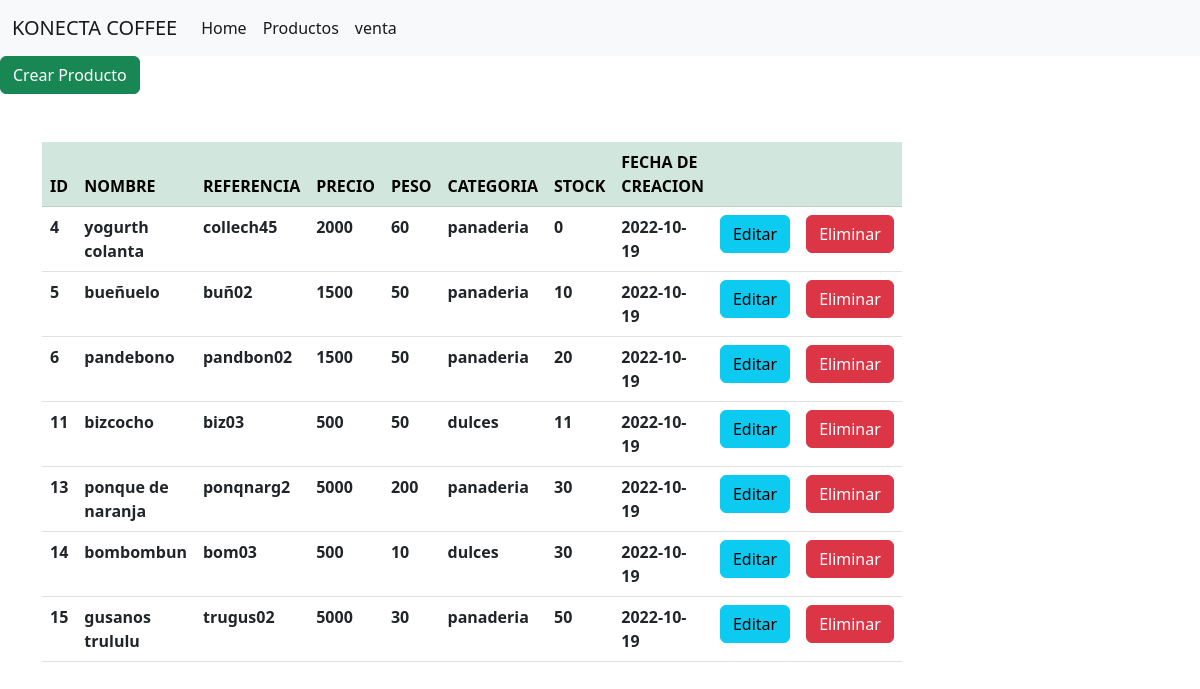
Screenshot of /cafeteria/productos.php with the database file from the repository.
### tables this page shows
CREATE TABLE `productos` (
  `IdProducto` int(11) NOT NULL,
  `nombre` varchar(50) NOT NULL,
  `referencia` varchar(50) NOT NULL,
  `precio` int(11) NOT NULL,
  `peso` int(11) NOT NULL,
  `categoria` varchar(50) NOT NULL,
  `stock` int(11) NOT NULL,
  `fecha_creacion` date NOT NULL
);

### cafeteria/productos.php (the view, shortened to what this page needs)
<?php
    $con=conectar();
    $sql="SELECT *  FROM productos";
    $query=mysqli_query($con,$sql);
?>
<!DOCTYPE html>
<html lang="en">
<head>
    <link rel="stylesheet" href="css\bootstrap.min.css">
</head>
<body  >
<nav class="navbar navbar-expand-lg bg-light">
  <div class="container-fluid">
    <a class="navbar-brand" href="#">KONECTA COFFEE</a>
    <div class="collapse navbar-collapse" id="navbarSupportedContent">
      <ul class="navbar-nav me-auto mb-2 mb-lg-0">
        <li class="nav-item">
          <a class="nav-link active" aria-current="page" href="index.php">Home</a>
        </li>
        <li class="nav-item">
          <a class="nav-link active" aria-current="page" href="productos.php">Productos</a>
        </li>
        <li class="nav-item">
          <a class="nav-link active" aria-current="page" href="venta.php">venta </a>
        </li>
      </ul>
    </div>
  </div>
</nav>
<a href="crear.php" class="btn btn-success">Crear Producto</a>
<div class="container mt-5">
                    <div class="row">
                        <div class="col-md-8">
                            <table class="table" >
                                <thead class="table-success table-striped" >
                                    <tr>
                                        <th>ID</th>
                                        <th>NOMBRE</th>
                                        <th>REFERENCIA</th>
                                        <th>PRECIO</th>
                                        <th>PESO</th>
                                        <th>CATEGORIA</th>
                                        <th>STOCK</th>
                                        <th>FECHA DE CREACION</th>
                                        <th></th>
                                        <th></th>
                                    </tr>
                                </thead>
                                <tbody>
                                        <?php
                                            while($row=mysqli_fetch_array($query)){
                                        ?>
                                            <tr>
                                                <th><?php  echo $row['IdProducto']?></th>
                                                <th><?php  echo $row['nombre']?></th>
                                                <th><?php  echo $row['referencia']?></th>
                                                <th><?php  echo $row['precio']?></th>
                                                <th><?php  echo $row['peso']?></th>
                                                <th><?php  echo $row['categoria']?></th>
                                                <th><?php  echo $row['stock']?></th>
                                                <th><?php  echo $row['fecha_creacion']?></th>
                                                <th><a href="editar.php?id=<?php echo $row['IdProducto'] ?>" class="btn btn-info">Editar</a>  </th>
                                                <th><a href="eliminar.php?id=<?php echo $row['IdProducto'] ?>" class="btn btn-danger">Eliminar</a></th>
                                            </tr>
                                        <?php
                                            }
                                        ?>
                                </tbody>
                            </table>
                        </div>
                    </div>
            </div>
</body>
</html>

### rows the page displays
productos: IdProducto "4", nombre "yogurth colanta", referencia "collech45", precio "2000", peso "60", categoria "panaderia", stock "0", fecha_creacion "2022-10-19"
productos: IdProducto "5", nombre "bueñuelo", referencia "buñ02", precio "1500", peso "50", categoria "panaderia", stock "10", fecha_creacion "2022-10-19"
productos: IdProducto "6", nombre "pandebono", referencia "pandbon02", precio "1500", peso "50", categoria "panaderia", stock "20", fecha_creacion "2022-10-19"
productos: IdProducto "11", nombre "bizcocho", referencia "biz03", precio "500", peso "50", categoria "dulces", stock "11", fecha_creacion "2022-10-19"
productos: IdProducto "13", nombre "ponque de naranja", referencia "ponqnarg2", precio "5000", peso "200", categoria "panaderia", stock "30", fecha_creacion "2022-10-19"
productos: IdProducto "14", nombre "bombombun", referencia "bom03", precio "500", peso "10", categoria "dulces", stock "30", fecha_creacion "2022-10-19"
productos: IdProducto "15", nombre "gusanos trululu", referencia "trugus02", precio "5000", peso "30", categoria "panaderia", stock "50", fecha_creacion "2022-10-19"
